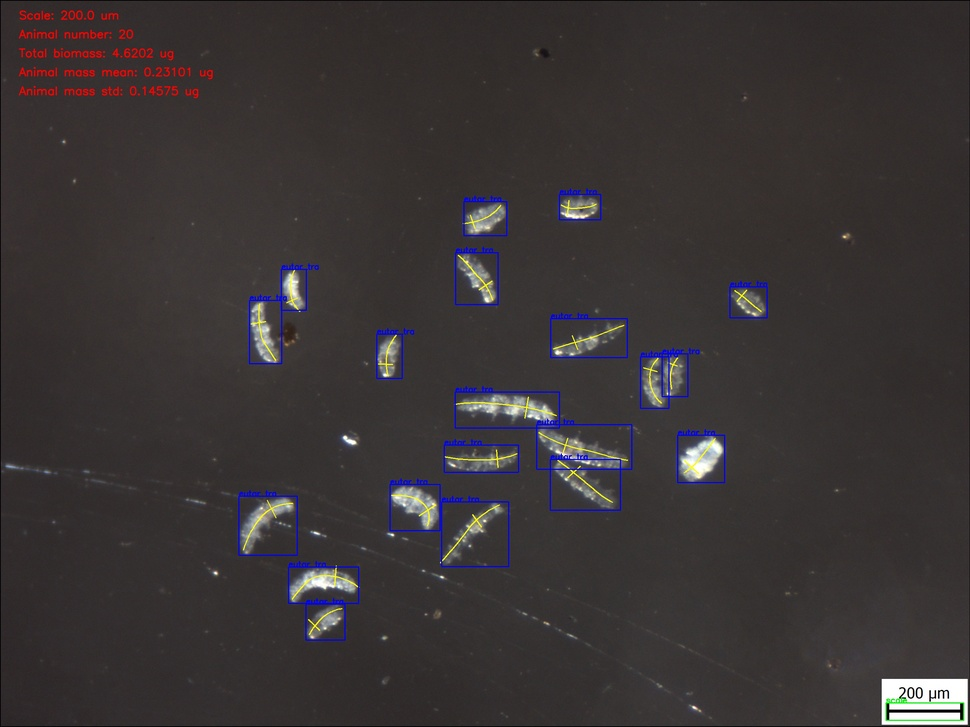
#> input picture images/example_detection.jpg, 970 x 727 px, shrunk from 2560 x 1920 before the run
$ python -i segmenter.py   (imports and definitions only)
#> lines starting #> are read from the running program, lines starting #| are printed output that depends on the picture; after the words box and inside, x2 and y2 are one past the last pixel; in counts of white or black regions, pixels touching at a corner belong together
#> further down, picture is the input picture: shape (727, 970, 3); mean B, G, R 53, 52.6, 57.7
import cv2


def filter_cnts(cnts):
    cnts_filtered = []
    bboxes_fit = []
    bboxes = []
    for cnt in cnts:
        if cv2.contourArea(cnt) < 1000:
            continue
        rect_tilted = cv2.minAreaRect(cnt)
        if 0.5 < rect_tilted[1][0] / rect_tilted[1][1] < 2:
            continue
        rect = cv2.boundingRect(cnt)
        bboxes.append(rect)
        cnts_filtered.append(cnt)
        bboxes_fit.append(rect_tilted)

    return cnts_filtered, bboxes_fit, bboxes


def simple_segmenter(img):
    gray = cv2.cvtColor(img, cv2.COLOR_BGR2GRAY)
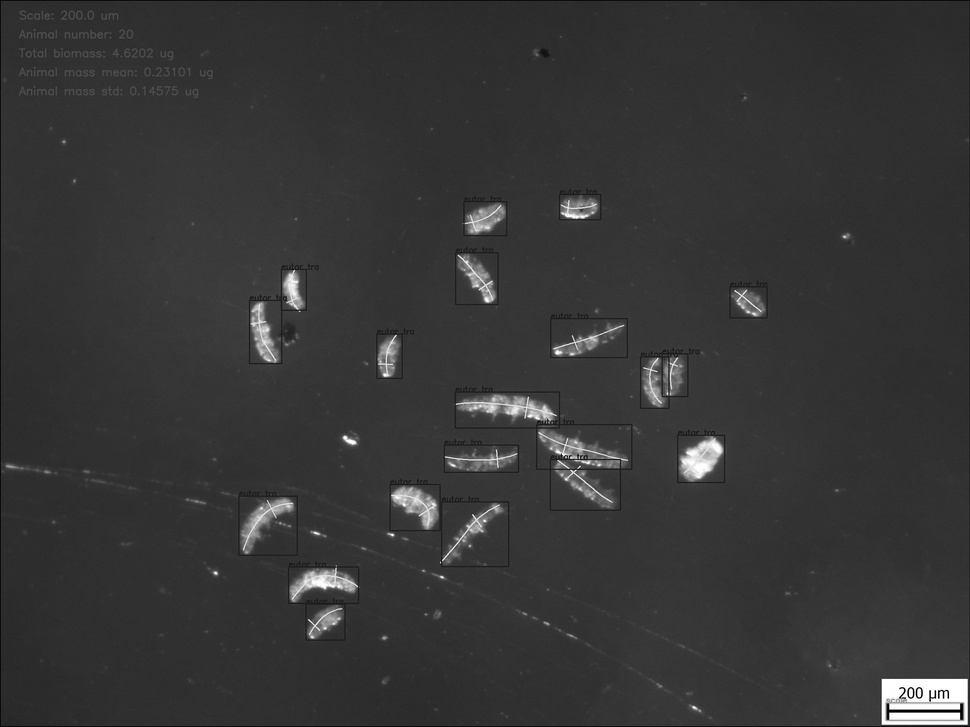
#> gray: shape (727, 970); min 0, max 255, mean 54.1
    ret, thresh = cv2.threshold(gray, 150, 255, cv2.THRESH_BINARY)
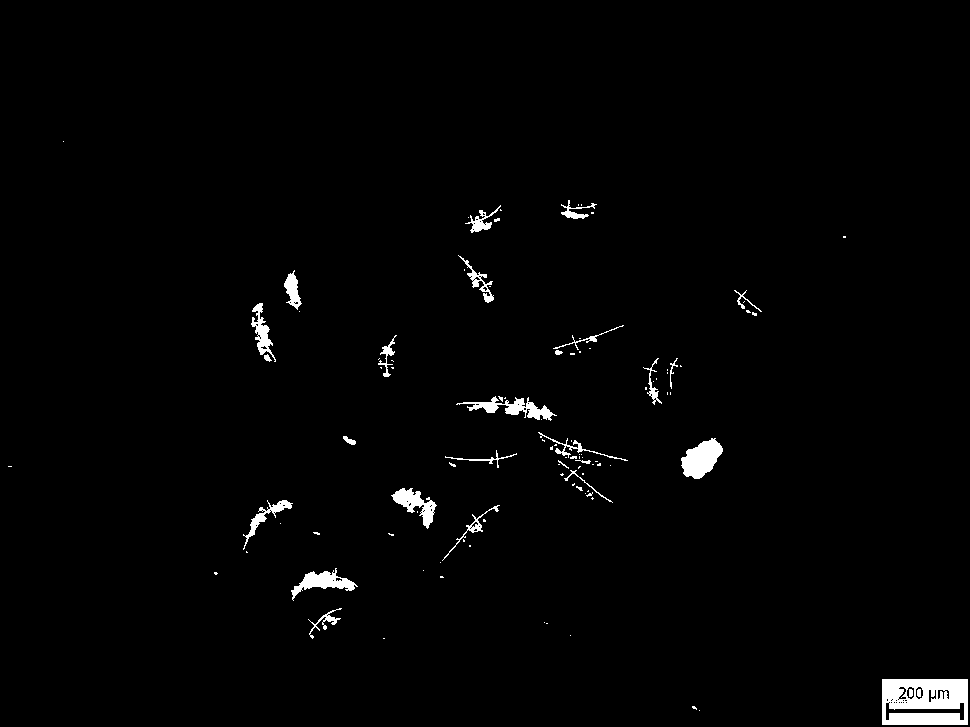
#> thresh: shape (727, 970); 1.6% white; 105 white regions (77 under 20 px)
    cnts, hier = cv2.findContours(thresh, cv2.RETR_TREE, cv2.CHAIN_APPROX_NONE)
#> cnts = 177 contours, 142 with area under 20; largest, box (x1, y1, x2, y2) and area: (882, 679, 968, 725) 3825, (681, 438, 723, 479) 1010, (291, 568, 358, 601) 698, (456, 396, 557, 421) 690, (391, 488, 437, 529) 664
    cnts, bboxes_fit, bboxes = filter_cnts(cnts)
#> the loop in filter_cnts, `for cnt in cnts:` made 177 passes
#> cnt on passes 1, 5, 6: [[699, 710]], [[905, 702], [906, 701], [907, 702], [906, 703]], [[902, 702], [903, 701], [904, 702], [903, 703]]
#> after the loop in filter_cnts, `for cnt in cnts:`: bboxes = []
#> cnts = []; bboxes_fit = []; bboxes = []

    return cnts, bboxes_fit, bboxes, thresh

>>> import cv2
>>> picture = cv2.imread('../../images/example_detection.jpg')
>>> result = simple_segmenter(picture)
